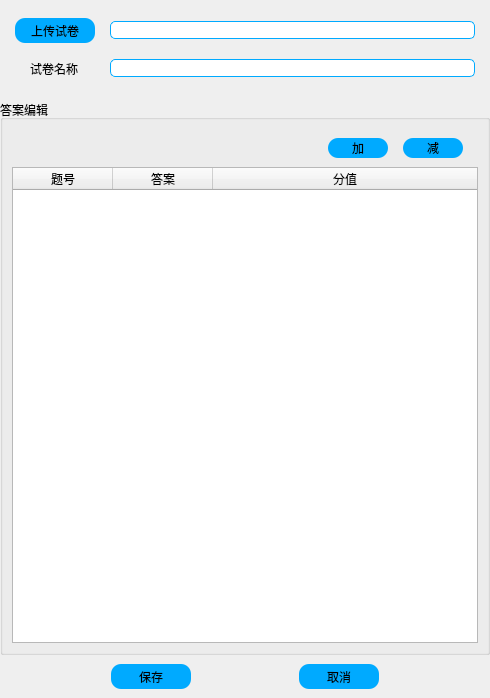
<?xml version="1.0" encoding="UTF-8"?>
<ui version="4.0">
 <class>Dialog</class>
 <widget class="QDialog" name="Dialog">
  <property name="geometry">
   <rect>
    <x>0</x>
    <y>0</y>
    <width>490</width>
    <height>698</height>
   </rect>
  </property>
  <property name="windowTitle">
   <string>Dialog</string>
  </property>
  <property name="styleSheet">
   <string notr="true">QStackedWidget{background-color: rgb(255, 255, 255);}
QPushButton{background-color: rgb(0, 170, 255);border-style:none;border-radius: 10px;}
QPushButton:hover{
color:white;
background-color: rgb(150, 150, 150);
}
QPushButton:pressed {  
    /* 改变背景色 */  
    background-color:rgb(180, 180, 180);  
    /* 改变边框风格 */  
    border-style:inset;  
    /* 使文字有一点移动 */  
    padding-left:1px;  
    padding-top:1px;  
}

QLineEdit{border: 1px solid rgb(0, 170, 255);}
QLineEdit{border-radius:5px;}
QLineEdit:focus{border: 2px solid rgb(100, 170, 255);}</string>
  </property>
  <layout class="QVBoxLayout" name="verticalLayout_2">
   <property name="spacing">
    <number>0</number>
   </property>
   <property name="leftMargin">
    <number>0</number>
   </property>
   <property name="topMargin">
    <number>0</number>
   </property>
   <property name="rightMargin">
    <number>0</number>
   </property>
   <property name="bottomMargin">
    <number>0</number>
   </property>
   <item>
    <widget class="QWidget" name="widget_2" native="true">
     <property name="minimumSize">
      <size>
       <width>0</width>
       <height>100</height>
      </size>
     </property>
     <property name="maximumSize">
      <size>
       <width>16777215</width>
       <height>100</height>
      </size>
     </property>
     <layout class="QGridLayout" name="gridLayout">
      <property name="leftMargin">
       <number>15</number>
      </property>
      <property name="topMargin">
       <number>15</number>
      </property>
      <property name="rightMargin">
       <number>15</number>
      </property>
      <property name="bottomMargin">
       <number>15</number>
      </property>
      <property name="horizontalSpacing">
       <number>15</number>
      </property>
      <property name="verticalSpacing">
       <number>10</number>
      </property>
      <item row="0" column="0">
       <widget class="QPushButton" name="pushButton_upload">
        <property name="minimumSize">
         <size>
          <width>80</width>
          <height>25</height>
         </size>
        </property>
        <property name="maximumSize">
         <size>
          <width>80</width>
          <height>25</height>
         </size>
        </property>
        <property name="text">
         <string>上传试卷</string>
        </property>
       </widget>
      </item>
      <item row="0" column="1">
       <widget class="QLineEdit" name="lineEdit_upload">
        <property name="readOnly">
         <bool>true</bool>
        </property>
       </widget>
      </item>
      <item row="1" column="0" alignment="Qt::AlignHCenter">
       <widget class="QLabel" name="label">
        <property name="minimumSize">
         <size>
          <width>50</width>
          <height>25</height>
         </size>
        </property>
        <property name="maximumSize">
         <size>
          <width>50</width>
          <height>25</height>
         </size>
        </property>
        <property name="text">
         <string>试卷名称</string>
        </property>
       </widget>
      </item>
      <item row="1" column="1">
       <widget class="QLineEdit" name="lineEdit_title"/>
      </item>
     </layout>
    </widget>
   </item>
   <item>
    <widget class="QGroupBox" name="groupBox">
     <property name="title">
      <string>答案编辑</string>
     </property>
     <layout class="QVBoxLayout" name="verticalLayout">
      <property name="spacing">
       <number>0</number>
      </property>
      <property name="leftMargin">
       <number>9</number>
      </property>
      <property name="topMargin">
       <number>9</number>
      </property>
      <property name="rightMargin">
       <number>9</number>
      </property>
      <property name="bottomMargin">
       <number>9</number>
      </property>
      <item>
       <widget class="QWidget" name="widget_3" native="true">
        <layout class="QHBoxLayout" name="horizontalLayout_2">
         <property name="spacing">
          <number>15</number>
         </property>
         <property name="leftMargin">
          <number>15</number>
         </property>
         <property name="topMargin">
          <number>9</number>
         </property>
         <property name="rightMargin">
          <number>15</number>
         </property>
         <property name="bottomMargin">
          <number>9</number>
         </property>
         <item>
          <spacer name="horizontalSpacer">
           <property name="orientation">
            <enum>Qt::Horizontal</enum>
           </property>
           <property name="sizeHint" stdset="0">
            <size>
             <width>40</width>
             <height>20</height>
            </size>
           </property>
          </spacer>
         </item>
         <item>
          <widget class="QPushButton" name="pushButton_add">
           <property name="minimumSize">
            <size>
             <width>60</width>
             <height>20</height>
            </size>
           </property>
           <property name="maximumSize">
            <size>
             <width>60</width>
             <height>25</height>
            </size>
           </property>
           <property name="text">
            <string>加</string>
           </property>
          </widget>
         </item>
         <item>
          <widget class="QPushButton" name="pushButton_del">
           <property name="minimumSize">
            <size>
             <width>60</width>
             <height>20</height>
            </size>
           </property>
           <property name="maximumSize">
            <size>
             <width>60</width>
             <height>25</height>
            </size>
           </property>
           <property name="text">
            <string>减</string>
           </property>
          </widget>
         </item>
        </layout>
       </widget>
      </item>
      <item>
       <widget class="QTableWidget" name="tableWidget">
        <attribute name="horizontalHeaderStretchLastSection">
         <bool>true</bool>
        </attribute>
        <attribute name="verticalHeaderCascadingSectionResizes">
         <bool>false</bool>
        </attribute>
        <column>
         <property name="text">
          <string>题号</string>
         </property>
        </column>
        <column>
         <property name="text">
          <string>答案</string>
         </property>
        </column>
        <column>
         <property name="text">
          <string>分值</string>
         </property>
        </column>
       </widget>
      </item>
     </layout>
    </widget>
   </item>
   <item>
    <widget class="QWidget" name="widget" native="true">
     <layout class="QHBoxLayout" name="horizontalLayout">
      <item>
       <widget class="QPushButton" name="pushButton_save">
        <property name="minimumSize">
         <size>
          <width>80</width>
          <height>25</height>
         </size>
        </property>
        <property name="maximumSize">
         <size>
          <width>80</width>
          <height>25</height>
         </size>
        </property>
        <property name="text">
         <string>保存</string>
        </property>
       </widget>
      </item>
      <item>
       <widget class="QPushButton" name="pushButton_cancel">
        <property name="minimumSize">
         <size>
          <width>80</width>
          <height>25</height>
         </size>
        </property>
        <property name="maximumSize">
         <size>
          <width>80</width>
          <height>25</height>
         </size>
        </property>
        <property name="text">
         <string>取消</string>
        </property>
       </widget>
      </item>
     </layout>
    </widget>
   </item>
  </layout>
 </widget>
 <resources/>
 <connections/>
</ui>
